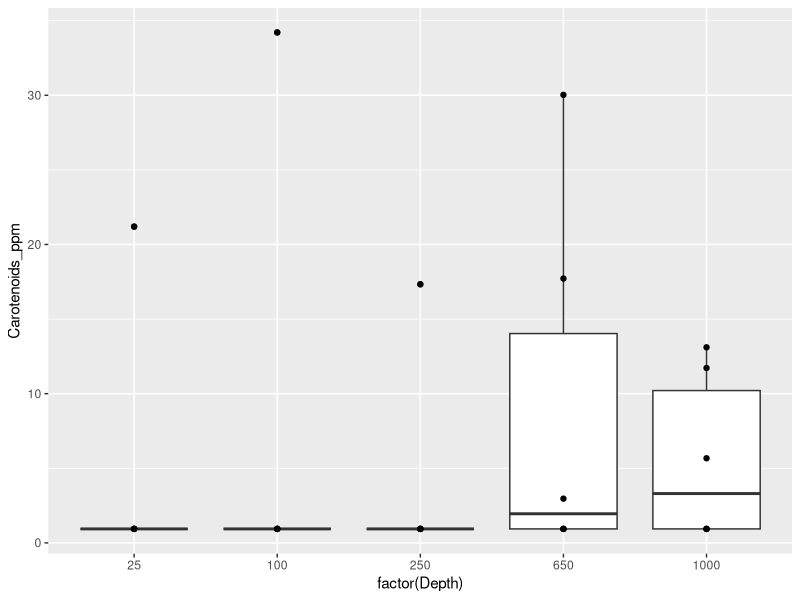
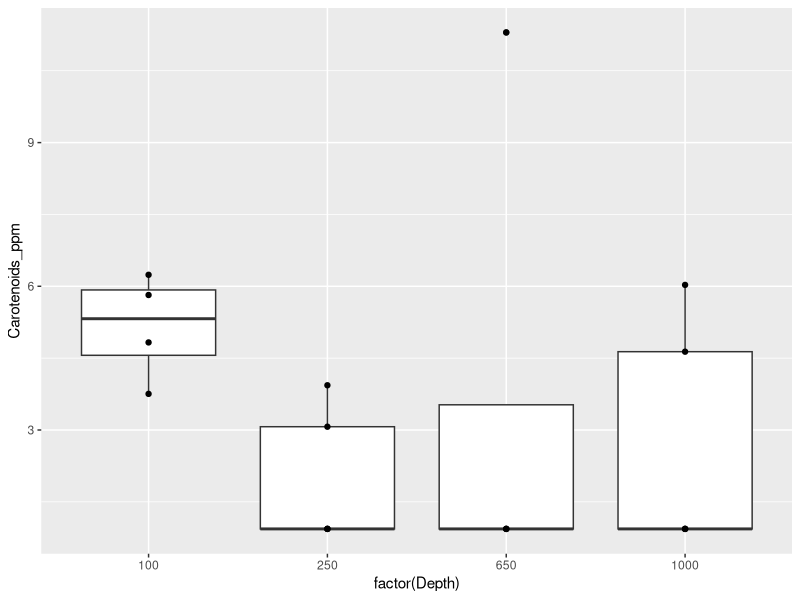
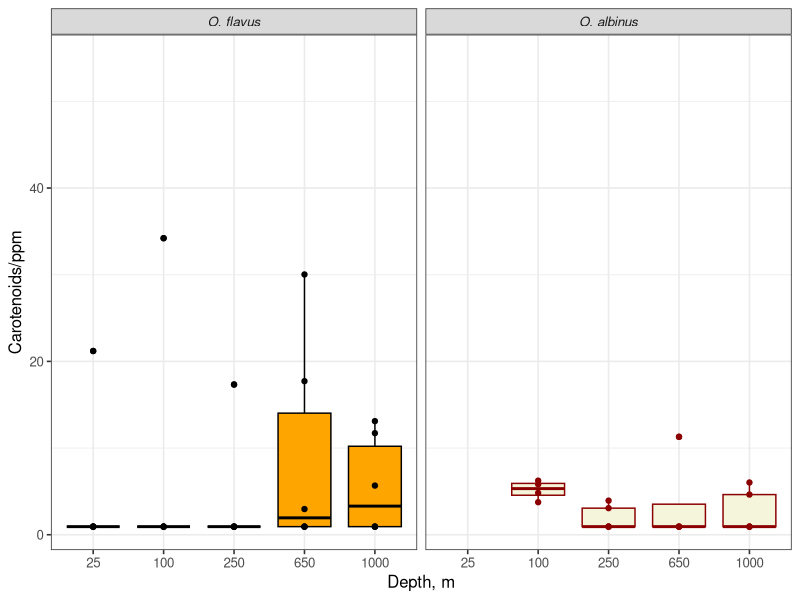
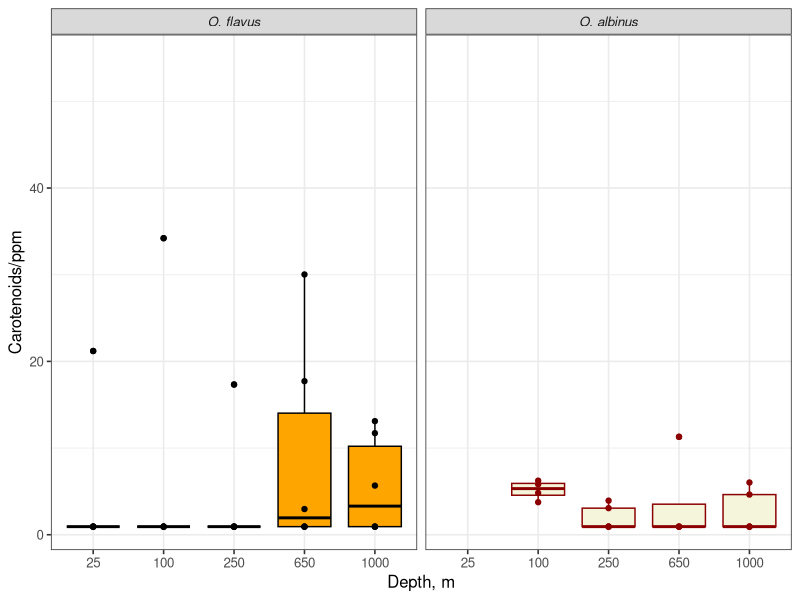
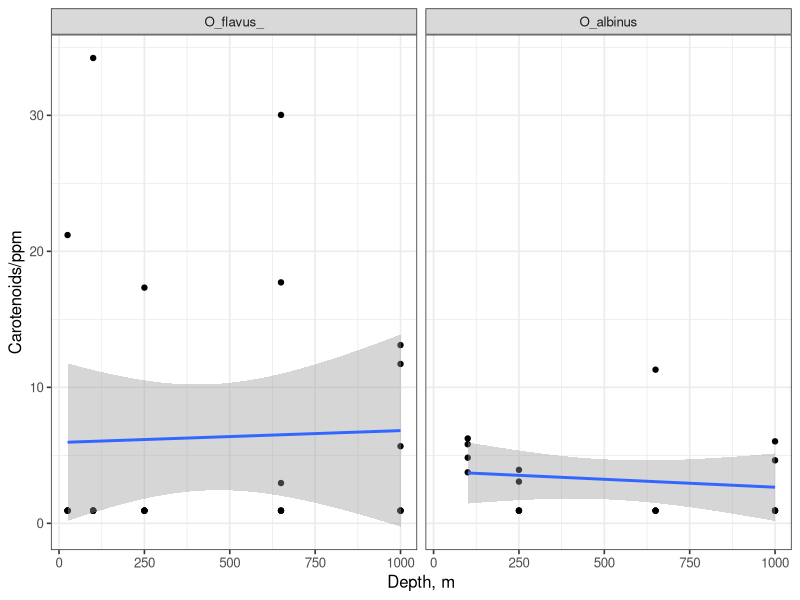
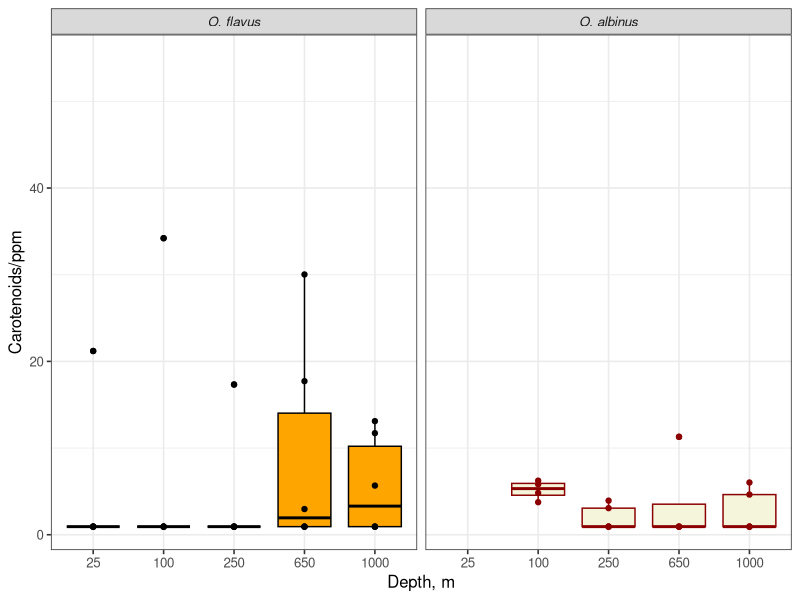
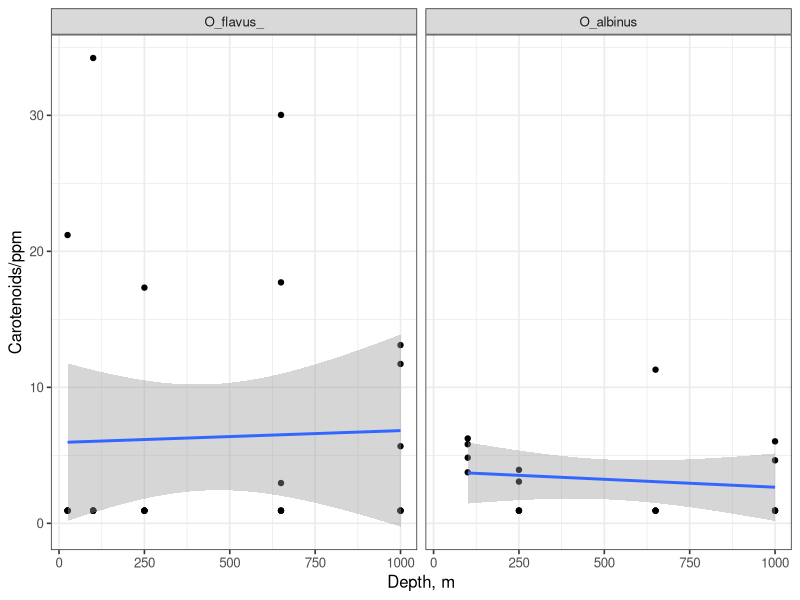

The R source for these figures, in order:
library(ggplot2)
library(openxlsx)
library(reshape2)
library(gridExtra)
library(ggpubr)
library(data.table)

cr<-read.xlsx ("../Supplementary_Materials/Supplementary_tables.xlsx", sheet = "Table S5. Carotenoids", startRow = 2) #cols=c(1:3)

cr$Species <- substr(cr$Species, 1, 9)
cr$Species <- factor(cr$Species, levels = c("O_flavus_", "O_albinus"))

cr$Carotenoids_ppm <- cr$`Carotenoids,.ppm_corrected`
cr$Depth

library("ggplot2")

Ofladat <- cr[cr$Species == "O_flavus_",]
Ofla <-  ggplot(data = Ofladat, aes(x = factor(Depth),y = Carotenoids_ppm))+
  geom_boxplot() + geom_point() 
Ofla


Oalbdat <- cr[cr$Species == "O_albinus",]

Oalb <-  ggplot(data = Oalbdat, aes(x = factor(Depth),y = Carotenoids_ppm))+
  geom_boxplot() + geom_point() 
Oalb


species <- c("O. flavus", "O. albinus")
names(species) <- c("O_flavus_", "O_albinus")

plot<-ggplot(data = cr, aes(x=factor(Depth),y=Carotenoids_ppm, fill=Species, col=Species))+
  geom_boxplot() + geom_point() + 
  facet_grid(. ~ Species, labeller = labeller(Species = species)) + 
  scale_fill_manual(values = c("orange", "beige")) +
  scale_color_manual(values = c("black", "red4")) + 
  theme_bw(base_size = 12) + 
  labs(title = NULL, x = "Depth, m",  y = "Carotenoids/ppm") +  
  theme(legend.position = "none", strip.text.x = element_text(face = "italic")) +
  expand_limits(y=55)
plot


plot
ggsave("Carot_new.svg", width = 7.4, height = 5.3)


plot3<-ggplot(data = cr, aes(x=Depth,y=Carotenoids_ppm)) +
  geom_point() + geom_smooth(method = lm) +
  facet_grid(. ~ Species) +
  expand_limits(y=0) + xlab("Depth, m") + ylab("Carotenoids/ppm") +
  theme(legend.position="none") +
  labs(title = NULL, 
       x = "Depth, m", 
       y = "Carotenoids/ppm") +
  theme_bw(base_size = 12)
plot3



ggsave("Ceroteenoides point lm new.svg", width = 7.4, height = 3) #4.8 good
